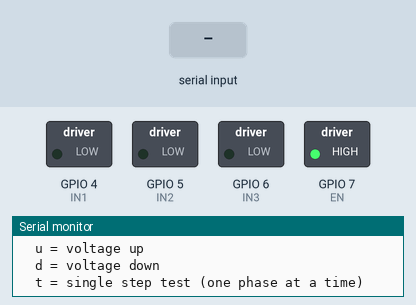
Bench run of a sketch on a simulated ESP32-S3. On the bench: switched loads named in the sketch (green lamp = pin HIGH), the last lines printed to the serial monitor. The test bench sets the inputs (shaded band).

Above: at 3.2 s.
3.3 s: "s" received over Serial
At 3.45 s:
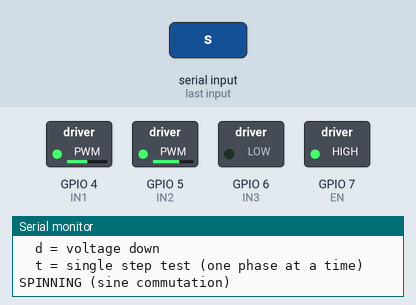
At 4.05 s:
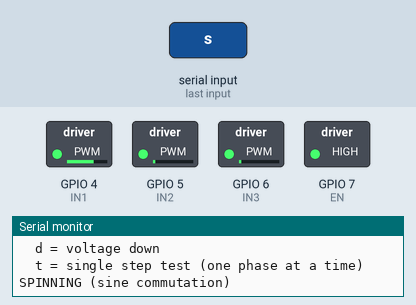
6.3 s: "+" received over Serial
At 6.47 s:
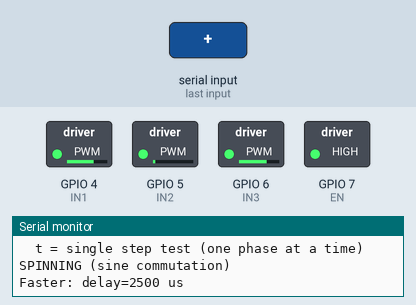
9.3 s: "-" received over Serial
At 10.09 s:
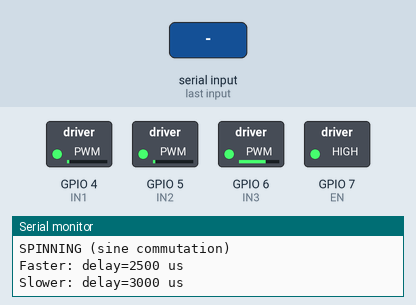
12.3 s: "u" received over Serial
15.3 s: "d" received over Serial
Timing chart, 0 to 17.1 s (numbered marks = the images above; inputs shaded):
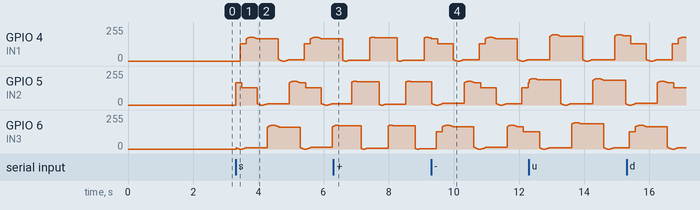

The sketch:

phase3_raw_spin_test.ino
```cpp
/*
 * Phase 3 — Raw Motor Spin Test (NO SimpleFOC)
 *
 * Manually cycles through 6-step commutation.
 * If this spins the motor, SimpleFOC config is the issue.
 * If this doesn't spin it, wiring or motor is the issue.
 *
 * Wiring:
 *   GPIO 4 → IN1, GPIO 5 → IN2, GPIO 6 → IN3
 *   GPIO 7 → EN
 *   12V on + pin
 *
 * Author: Yogeshwaran
 */

#define IN1  4
#define IN2  5
#define IN3  6
#define EN   7

#define PWM_FREQ  20000
#define PWM_RES   8

// Voltage control (0-255 = 0-100% of 12V)
// 128 = ~6V, 170 = ~8V, 200 = ~9.4V, 220 = ~10.3V
int pwmDuty = 180;  // Start at ~8.5V

// Step delay in microseconds (controls speed)
// Bigger = slower, smaller = faster
int stepDelay = 3000;  // Start slow

void setup() {
  Serial.begin(115200);
  delay(2000);

  Serial.println("=== Raw Motor Spin Test ===");
  Serial.println("No SimpleFOC — manual 6-step commutation\n");

  // Setup EN pin
  pinMode(EN, OUTPUT);
  digitalWrite(EN, HIGH);
  Serial.println("EN pin HIGH");

  // Setup PWM on all 3 phases
  ledcAttach(IN1, PWM_FREQ, PWM_RES);
  ledcAttach(IN2, PWM_FREQ, PWM_RES);
  ledcAttach(IN3, PWM_FREQ, PWM_RES);

  // All off
  ledcWrite(IN1, 0);
  ledcWrite(IN2, 0);
  ledcWrite(IN3, 0);

  Serial.println("PWM channels ready\n");
  Serial.printf("Duty: %d/255 (~%.1fV)\n", pwmDuty, pwmDuty / 255.0 * 12.0);
  Serial.printf("Step delay: %d us\n\n", stepDelay);

  Serial.println("Commands:");
  Serial.println("  s = start spinning");
  Serial.println("  0 = stop");
  Serial.println("  + = faster");
  Serial.println("  - = slower");
  Serial.println("  u = voltage up");
  Serial.println("  d = voltage down");
  Serial.println("  t = single step test (one phase at a time)");
  Serial.println();
}

// 6-step commutation table for BLDC
// Each step energizes 2 of 3 phases
void commStep(int step) {
  switch (step % 6) {
    case 0: ledcWrite(IN1, pwmDuty); ledcWrite(IN2, 0);       ledcWrite(IN3, 0);       break;
    case 1: ledcWrite(IN1, pwmDuty); ledcWrite(IN2, 0);       ledcWrite(IN3, pwmDuty); break;
    case 2: ledcWrite(IN1, 0);       ledcWrite(IN2, 0);       ledcWrite(IN3, pwmDuty); break;
    case 3: ledcWrite(IN1, 0);       ledcWrite(IN2, pwmDuty); ledcWrite(IN3, pwmDuty); break;
    case 4: ledcWrite(IN1, 0);       ledcWrite(IN2, pwmDuty); ledcWrite(IN3, 0);       break;
    case 5: ledcWrite(IN1, pwmDuty); ledcWrite(IN2, pwmDuty); ledcWrite(IN3, 0);       break;
  }
}

// Sinusoidal commutation (smoother for gimbal motors)
void sinStep(float angle) {
  float a = sin(angle);
  float b = sin(angle + 2.094);  // +120 degrees
  float c = sin(angle + 4.189);  // +240 degrees

  // Map -1..1 to 0..pwmDuty
  int da = (int)((a + 1.0) * 0.5 * pwmDuty);
  int db = (int)((b + 1.0) * 0.5 * pwmDuty);
  int dc = (int)((c + 1.0) * 0.5 * pwmDuty);

  ledcWrite(IN1, da);
  ledcWrite(IN2, db);
  ledcWrite(IN3, dc);
}

bool spinning = false;
bool useSine = true;  // Sine is better for gimbal motors
float angle = 0;

void allOff() {
  ledcWrite(IN1, 0);
  ledcWrite(IN2, 0);
  ledcWrite(IN3, 0);
}

void singleStepTest() {
  Serial.println("\n── Single Phase Test ──");
  Serial.println("Each phase gets voltage for 1 second.");
  Serial.println("Motor should twitch/hold in 3 different positions.\n");

  Serial.println("Phase A only...");
  ledcWrite(IN1, pwmDuty); ledcWrite(IN2, 0); ledcWrite(IN3, 0);
  delay(1000);

  Serial.println("Phase B only...");
  ledcWrite(IN1, 0); ledcWrite(IN2, pwmDuty); ledcWrite(IN3, 0);
  delay(1000);

  Serial.println("Phase C only...");
  ledcWrite(IN1, 0); ledcWrite(IN2, 0); ledcWrite(IN3, pwmDuty);
  delay(1000);

  allOff();
  Serial.println("Done. Did motor move to 3 positions?\n");
}

void loop() {
  // Check commands
  if (Serial.available()) {
    char cmd = Serial.read();

    switch (cmd) {
      case 's':
      case 'S':
        spinning = true;
        angle = 0;
        Serial.println("SPINNING (sine commutation)");
        break;

      case '0':
        spinning = false;
        allOff();
        Serial.println("STOPPED");
        break;

      case '+':
        stepDelay -= 500;
        if (stepDelay < 200) stepDelay = 200;
        Serial.printf("Faster: delay=%d us\n", stepDelay);
        break;

      case '-':
        stepDelay += 500;
        if (stepDelay > 10000) stepDelay = 10000;
        Serial.printf("Slower: delay=%d us\n", stepDelay);
        break;

      case 'u':
      case 'U':
        pwmDuty += 20;
        if (pwmDuty > 250) pwmDuty = 250;
        Serial.printf("Voltage up: %d/255 (~%.1fV)\n", pwmDuty, pwmDuty / 255.0 * 12.0);
        break;

      case 'd':
      case 'D':
        pwmDuty -= 20;
        if (pwmDuty < 20) pwmDuty = 20;
        Serial.printf("Voltage down: %d/255 (~%.1fV)\n", pwmDuty, pwmDuty / 255.0 * 12.0);
        break;

      case 't':
      case 'T':
        spinning = false;
        allOff();
        singleStepTest();
        break;
    }
  }

  // Spin loop
  if (spinning) {
    sinStep(angle);

    // Increment angle (one electrical revolution = 2*PI)
    // Divide by pole pairs for mechanical speed
    angle += 0.01;  // Small step for smooth rotation
    if (angle > 6.283) angle -= 6.283;

    delayMicroseconds(stepDelay);
  }
}
```
